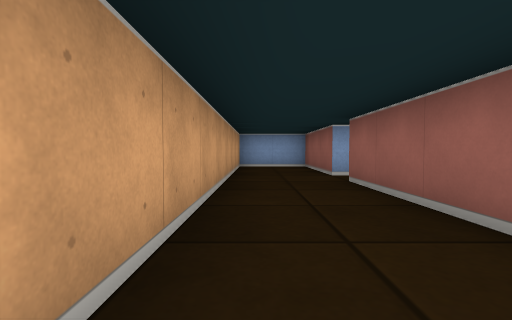
View 1 (above)

16 first-person views from a walk through a cub3D level. The camera is about half as high as the walls, tilts 2° down and sees 85° across. The floor is counted in squares. Each view is taken from the middle of a square. On the plan, view 1 faces up. The plan holds only what a view shows up to about 9 squares ahead; the rest is blank. The place goes on beyond the plan.

View 2
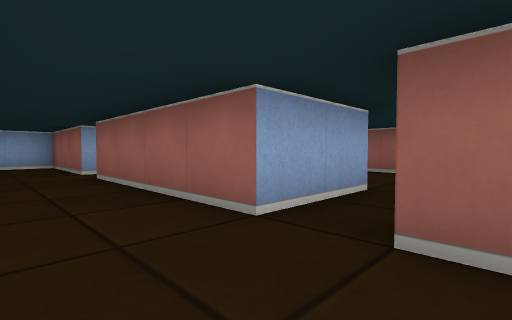

View 3
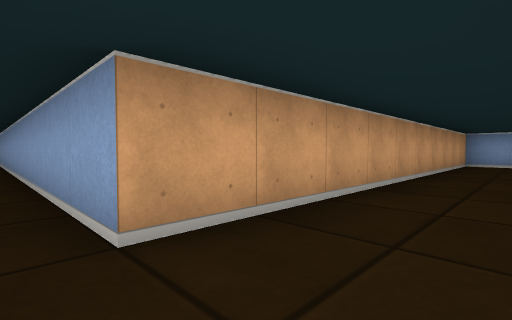

View 4
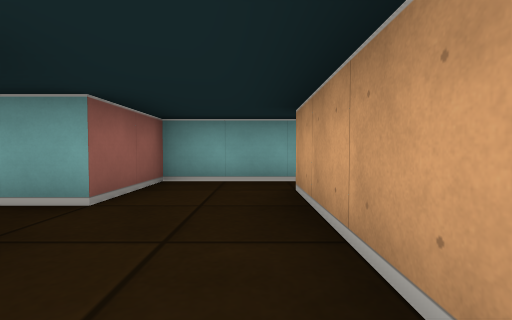

View 5
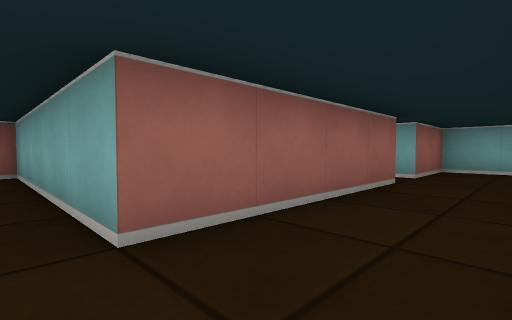

View 6
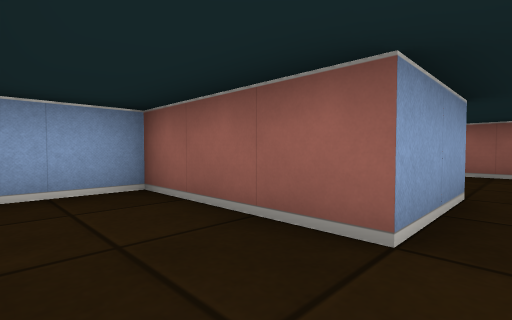

View 7
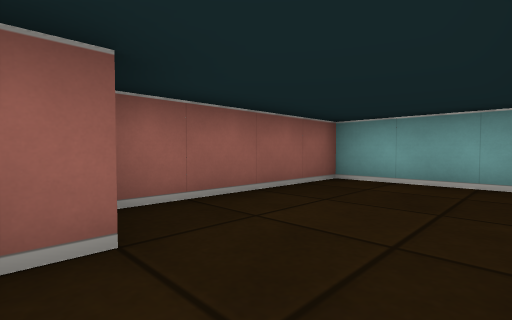

View 8
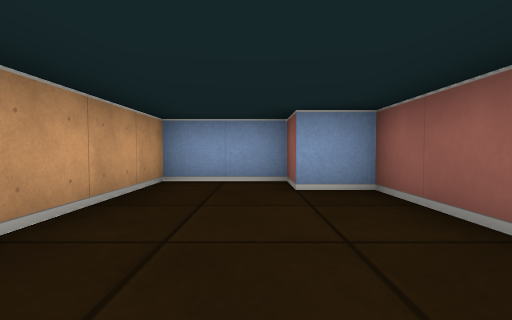

View 9
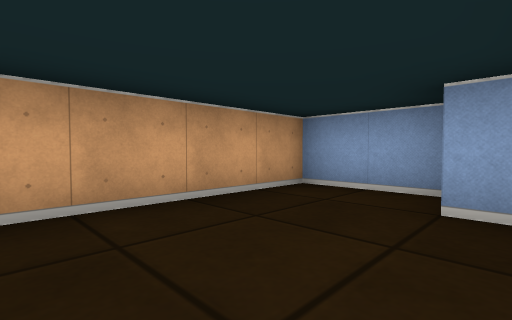

View 10
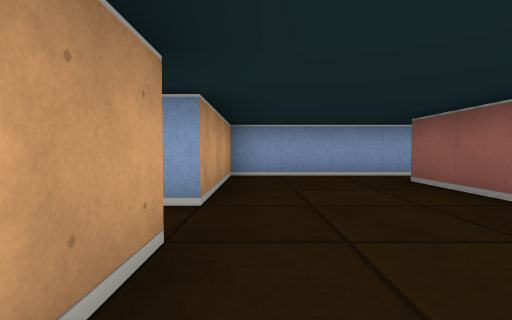

View 11
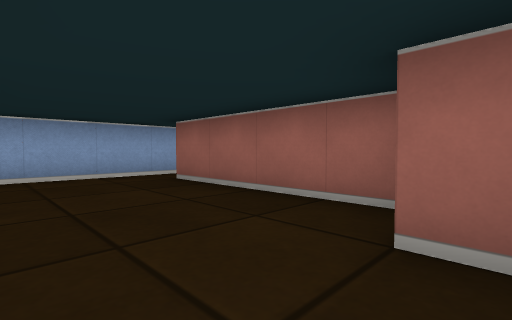

View 12
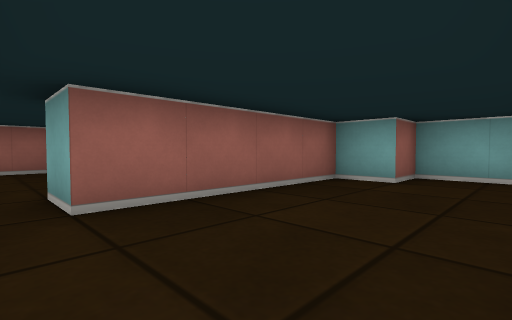

View 13
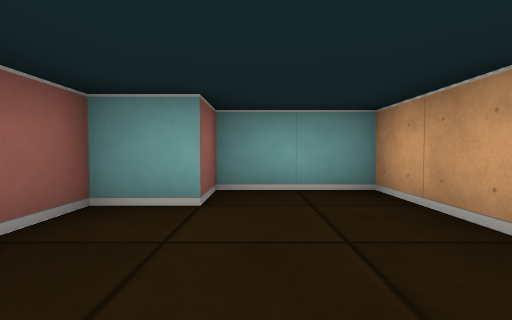

View 14
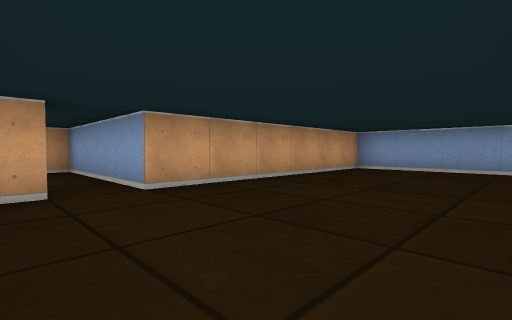

View 15
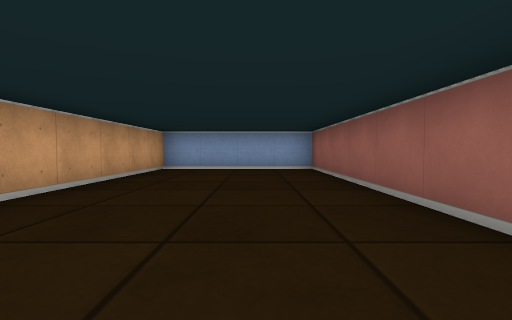

View 16
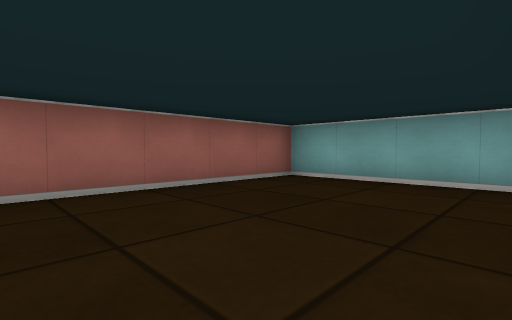

### Floor plan
Points are (right, up) in squares from view 1. A wall is a line through its corners. A room is listed if a view was taken in it or the views show most of it. See-through windows are left out.
Room 1 (views 1, 2, 4, 5, 6)
walls: (3.5, 0.5) (1.5, 0.5) (1.5, 4.5) (3.5, 4.5); (3.6, 5.5) (1.5, 5.5) (1.5, 8.5) (-0.5, 8.5) (-0.5, -1.5); (1.5, -1.5) (1.5, -0.5) (2.4, -0.5)
ways out: opening at (0.5, -1) to room 2; opening at (2.5, 5) to room 3; opening at (2.5, 0) to room 4
Room 2 (view 3)
walls: (-0.8, -2.5) (1.5, -2.5) (1.5, -1.5); (-0.5, -1.5) (-10.6, -1.5)
ways out: opening at (0.5, -1) to room 1
Room 3 (views 7, 8, 9)
walls: (3.5, 4.5) (6.5, 4.5) (6.5, 8.5) (5.5, 8.5) (5.5, 9.5) (3.5, 9.5) (3.5, 6)
ways out: opening at (2.5, 5) to room 1
Room 4 (views 10, 11, 12, 13)
walls: (3.5, -0.5) (3.5, -2.5) (5.5, -2.5) (5.5, -1.5) (6.5, -1.5) (6.5, 2.5); (6.5, 3.5) (3.5, 3.5) (3.5, 0.5)
ways out: opening at (2.5, 0) to room 1; opening at (7, 3) to room 5
Room 5 (views 14, 15, 16)
walls: (6.5, 2.5) (7.5, 2.5) (7.5, 2.1); (8.1, 1.5) (11.5, 1.5) (11.5, 9.5) (7.5, 9.5) (7.5, 3.5) (6.5, 3.5)
ways out: opening at (7, 3) to room 4

Where each view was taken, in squares from view 1:
view 1: 0 up, 0 right, facing up
view 2: 1 down, 0 right, facing up-right
view 3: 2 down, 1 right, facing up-left
view 4: 2 up, 0 right, facing down
view 5: 5 up, 0 right, facing down-right
view 6: 5 up, 0 right, facing up-right
view 7: 9 up, 4 right, facing down-right
view 8: 5 up, 5 right, facing up
view 9: 6 up, 6 right, facing up-left
view 10: 2 down, 4 right, facing up
view 11: 2 down, 4 right, facing up-right
view 12: 3 up, 4 right, facing down-right
view 13: 1 up, 5 right, facing down
view 14: 2 up, 11 right, facing up-left
view 15: 2 up, 10 right, facing up
view 16: 6 up, 8 right, facing down-right
